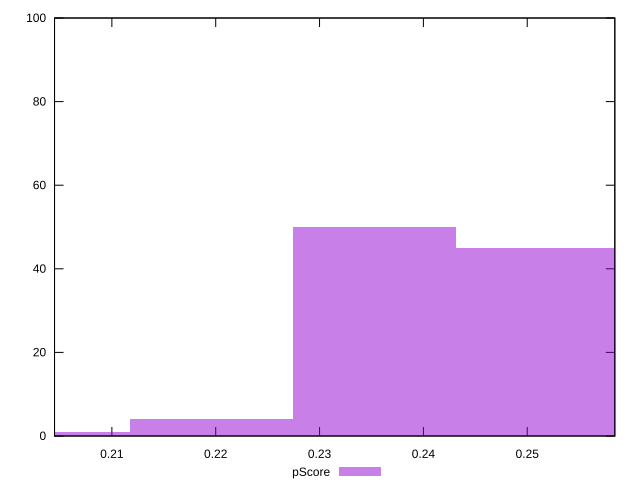

Source code (gnuplot):
reset

$pScore <<EOF
0.23528324507410764 50
0.2509687947457148 45
0.21959769540250046 4
0.20391214573089328 1
EOF

set key outside below
set boxwidth 0.015685549671607176
set xrange [0.20447846975093842:0.2584340533861809]
set yrange [0:100]
set trange [0:100]
set style fill transparent solid 0.5 noborder
set terminal svg size 640, 490 enhanced background rgb 'white'
set output "reports/report_00033_2021-03-01T14-23-16.841Z/max-potential-fid/samples/astro-inner/pScore/histogram.svg"

plot $pScore title "pScore" with boxes

reset
